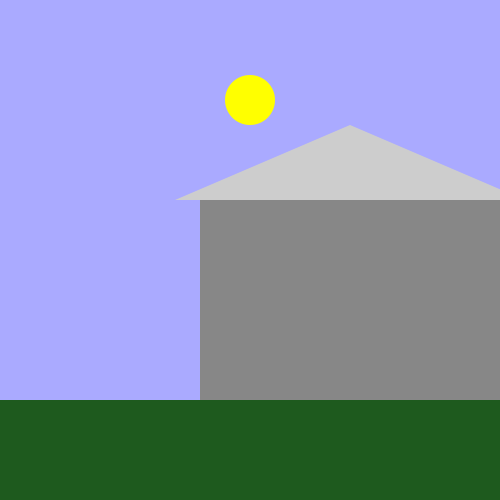
Frame 1 (no input)
Frame 60 (the mouse pressed at the canvas centre just before this capture): identical to frame 1, image omitted
Frame 120 (the mouse held since frame 60 and released just before this capture): identical to frame 1, image omitted

The Processing sketch that drew this single still picture (run headless with seeded random() and noise(); from frame 60 on, the mouse is pressed at the canvas centre):

// Processing sketch: Opdracht8_6
// ── Opdracht8_6.pde
void setup(){
  size(500,500);
}
void draw(){
  drawflying();
  drawgrass();
  drawfire();
  drawsteel();
}

void drawflying(){
  background(170,170,255);
}
void drawgrass(){
  fill(30,90,30);
  noStroke();
  rect(0,400,500,100);
}
void drawfire(){
  fill(255,255,0);
  circle(250,100,50);
}
void drawsteel(){
  fill(135,135,135);
  rect(200,200,300,200);
  fill(205,205,205);
  triangle(175,200,525,200,350,125);
}
